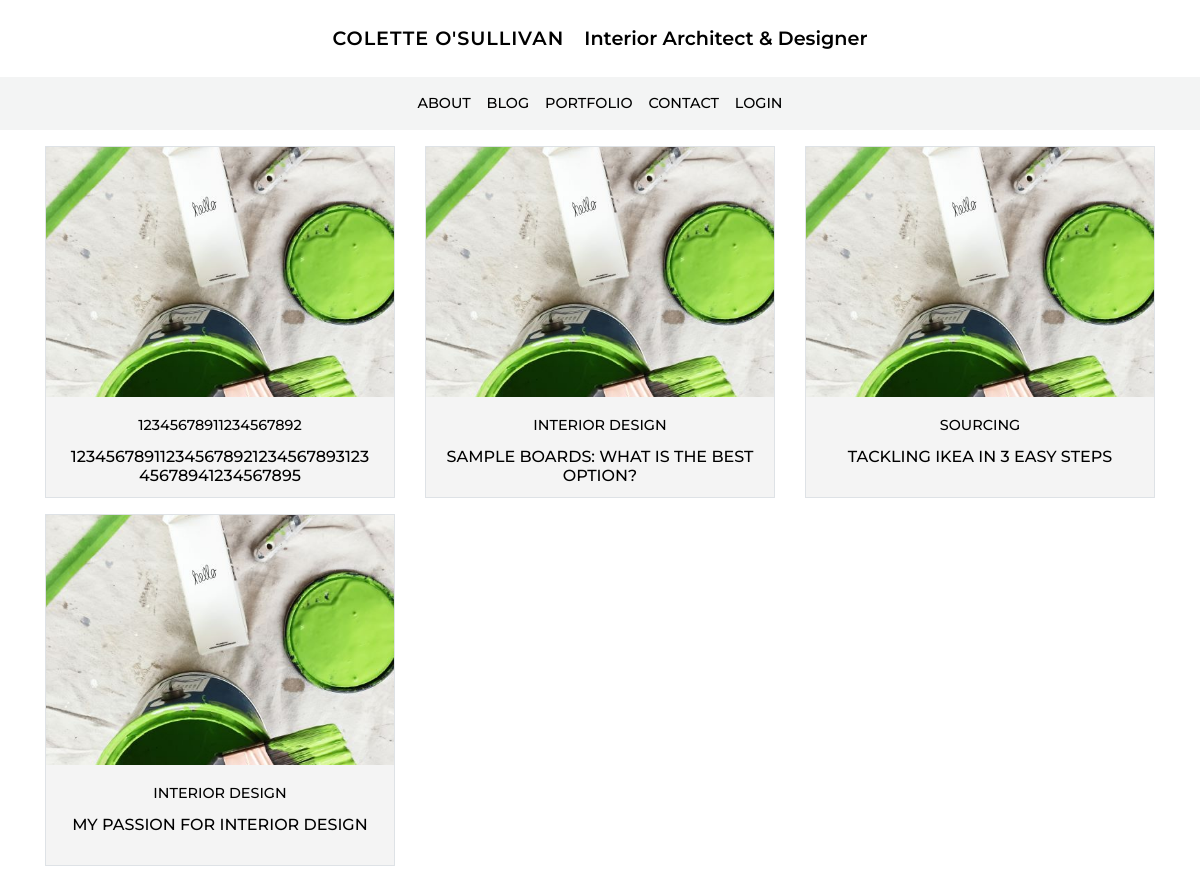
Before: /blog/ with the older database file.
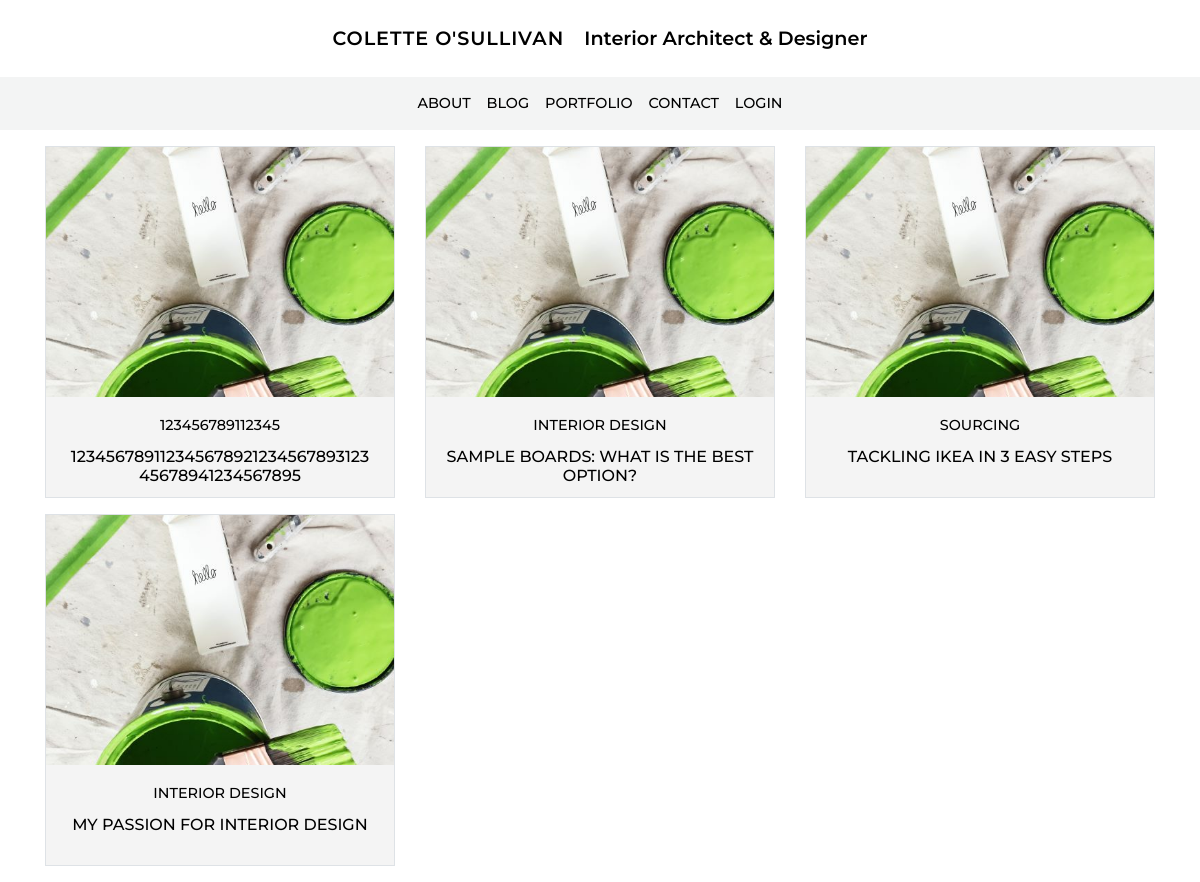
After: the same page with the newer database file.
### blog/models.py (models this page shows, shortened)
class Blog(models.Model):
    category = models.ForeignKey('Category', on_delete=models.CASCADE, related_name='blogs') # no null !!!
    title = models.CharField(max_length=50) # char blank - no blank
    date = models.DateField(default=timezone.now) # auto
    image = models.ImageField(blank=True) # image blank
    caption = models.CharField(max_length=200, blank=True)
    caption_url = models.URLField(max_length=200, blank=True)
    content = models.TextField(blank=True) # text blank
    order = models.IntegerField(null=True, blank=True) # null ok - should not be required in form!!!
    exclude = models.BooleanField(default=False) # yes no

class Category(models.Model):
    title = models.CharField(max_length=20)

### blog/views.py (the view)
# urls.py: path('', views.blogs, name='blogs'),
def blogs(request):
    blogs = Blog.objects.filter(exclude=False).order_by('order')
    context = {'blogs': blogs}
    return render(request, 'blog/blogs.html', context)

### blog/templates/blog/blogs.html (shortened to what this page needs)
{% extends 'base.html' %}
{% load static %}
{% block content%}
<div class="row">
    {% for blog in blogs %}
    <div class="col-12 col-md-6 col-lg-4">
        <div class="card rounded-0 border mb-3">
            <div class="wrap-img--card">
                <div class="background-img" style="background-image: url({% static 'images/paint.jpg' %})">
                </div>
            </div>
            <div class="card-body text-center stone height-cardtext">
                <a href="{% url 'blog' pk=blog.id %}">
                <h3 class="card-title">{{ blog.category.title }}</h3>
                <h4 class="card-text">{{ blog.title }}</h4>
            </a>
            </div>
        </div>
    </div>
    {% endfor %}
</div>
{% endblock %}

### templates/base.html (shortened to what this page needs)
{% load static %}
<!DOCTYPE html>
<html lang="en">
<head>
  <link rel="stylesheet" href="https://stackpath.bootstrapcdn.com/bootstrap/4.4.1/css/bootstrap.min.css"
>
  <link rel="stylesheet" href="https://cdnjs.cloudflare.com/ajax/libs/font-awesome/5.11.2/css/all.css">
  <link rel="stylesheet" href="{% static 'css/main.css' %}">
</head>
<body>
  <div class="mt-4 mb-4 text-center">
    <a href="{% url 'index' %}" class="">
      <span class="title">COLETTE O'SULLIVAN</span>
      <span class="title-tagline ml-3 d-none d-md-inline">Interior Architect & Designer</span>
    </a>
  </div>
  <nav class="navbar navbar-expand-lg navbar-light sticky-navbar mb-3" data-nav="navbar">
    <div class="collapse navbar-collapse" id="navbarNavAltMarkup">
      <div class="navbar-nav mx-auto">
        <a class="nav-item nav-link" href="{% url 'cv' %}">ABOUT</a>
        <a class="nav-item nav-link" href="{% url 'blogs' %}">BLOG</a>
        <a class="nav-item nav-link" href="{% url 'projects' %}">PORTFOLIO</a>
        <a class="nav-item nav-link" href="{% url 'cv' %}">CONTACT</a>
        <a class="nav-item nav-link" href="{% url 'register' %}">LOGIN</a>
      </div>
    </div>
  </nav>
  <div class="container">
    <div class="row">
      <div class="col-12">
        <main>
        {% block content %}{% endblock %}
      </main>
    </div>
  </div>
</body>
</html>

### static/css/main.css (style rules this page uses)
body { font-family: 'Asul', sans-serif; font-family: 'Kulim Park', sans-serif; font-family: 'Alef', sans-serif; font-family: 'Gudea', sans-serif; font-family: 'Comfortaa', cursive; font-family: 'Alata', sans-serif; font-family: 'Poppins', sans-serif; font-family: 'Merriweather', serif; font-family: 'Raleway', sans-serif; font-family: 'Montserrat', sans-serif; color: #36454f; color: #333537; color: black; }
.title { font-size: 1.2rem; letter-spacing: .06rem; font-weight: 600; color: black; }
.title-tagline { font-size: 1.2rem; font-weight: 600; color: black; }
h3 { font-weight: 500; font-size: .9rem; text-align: center; text-transform: uppercase; }
h4 { font-size: 1rem; }
.stone { background-color: #f3f3f3; background-color: rgb(238, 233, 229); background-color: rgb(247, 245, 244); background-color: #4e525e; background-color: #f9f9f9; background-color: #ECECEC; background-color: #F4F4F3; background-color: rgba(243, 244, 244, .95); background-color: #f4f4f4; background-color: rgba(244, 244, 244, .95); }
nav { background-color: rgba(243, 244, 244, .95); color: #36454f!important; font-size: .9rem; font-weight: 500; }
a { color: #000000!important; }
.wrap-img--card { height: 250px; position: relative; }
.height-cardtext { height: 100px; }
.background-img { background-size: cover !important; background-position: center !important; height: 100%; }
@media (max-width: 1200px) { .sticky-navbar { position: -webkit-sticky; position: sticky; top: 0; z-index: 10; } }

Changed rows visible on the page:
changed through a linked row, Blog (number 1 of 4 on the later page): category "12345678911234567892" → "123456789112345"
